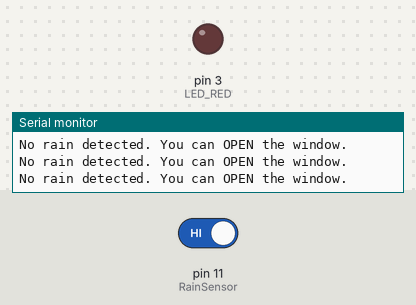
Bench run of a sketch on a simulated Arduino Uno, built with avr-gcc and run on an emulated ATmega328P. On the bench: output pins drawn as LEDs (lit = HIGH), the last lines printed to the serial monitor. The test bench sets the inputs (shaded band); at power-on: pin 11 (RainSensor) HIGH.

Above: at 1.2 s.
1.3 s: pin 11 (RainSensor) driven LOW
At 1.7 s:
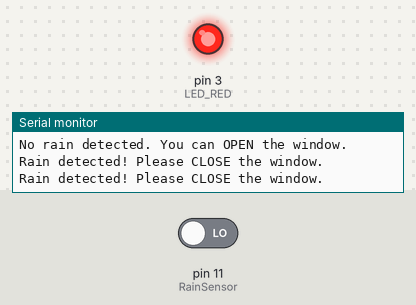
2.9 s: pin 11 (RainSensor) driven HIGH
At 4.2 s:
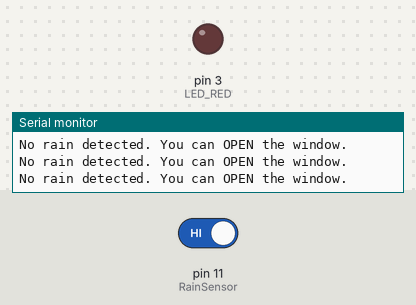
Timing chart, 0 to 5.9 s (numbered marks = the images above; inputs shaded):
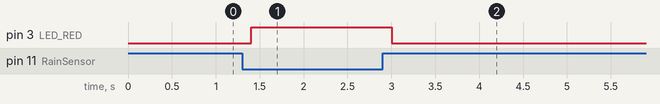

The sketch:

lesson-09_WaterSensor.ino
```cpp
#define RainSensor 11     // Rain sensor digital output
#define LED_RED     3     // Red LED (D3)

void setup() {
  Serial.begin(115200);

  pinMode(RainSensor, INPUT);    // Rain sensor signal input
  pinMode(LED_RED, OUTPUT);      // LED as output
  digitalWrite(LED_RED, LOW);    // Turn off LED at startup
}

void loop() {
  int sensorState = digitalRead(RainSensor);

  // LOW → Raining
  if (sensorState == LOW) {
    Serial.println("Rain detected! Please CLOSE the window.");
    digitalWrite(LED_RED, HIGH);   // Rain → LED ON
  }
  // HIGH → No rain
  else {
    Serial.println("No rain detected. You can OPEN the window.");
    digitalWrite(LED_RED, LOW);    // No rain → LED OFF
  }

  delay(200);
}
```

Measured:
- after the input at 1.3 s, pin 3 (LED_RED): LOW → HIGH after 0.10 s
- after the input at 2.9 s, pin 3 (LED_RED): HIGH → LOW after 0.11 s
